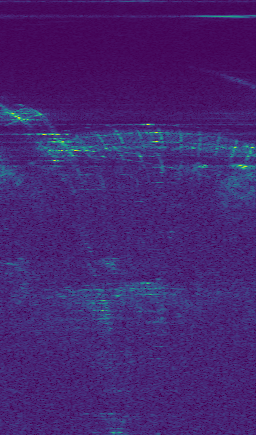
#> input picture Analysis/original.png, 256 x 435 px, found by its file name
$ jupyter execute --allow-errors thresholding.ipynb
#> lines starting #> are read from the running program, lines starting #| are printed output that depends on the picture
[cell 1]
import cv2 as cv
import numpy as np
import matplotlib.pyplot as plt

[cell 2]
ping_img = cv.imread("../original.png", cv.IMREAD_GRAYSCALE)
#> ping_img: shape (435, 256); min 30, max 215, mean 54.6
cfar1d_img = cv.imread("../cfar1d.png", cv.IMREAD_GRAYSCALE)
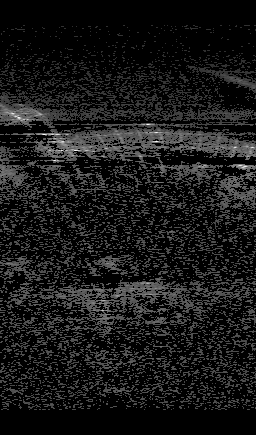
#> input picture Analysis/cfar1d.png, 256 x 435 px, found by its file name
#> cfar1d_img is the input picture: shape (435, 256); min 0, max 255, mean 24.6
cfar2d_img = cv.imread("../cfar2d.png", cv.IMREAD_GRAYSCALE)
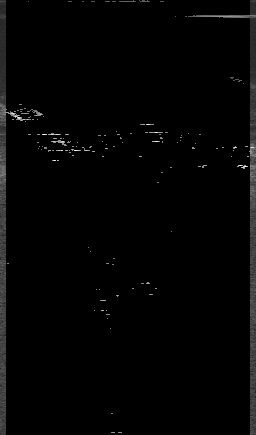
#> input picture Analysis/cfar2d.png, 256 x 435 px, found by its file name
#> cfar2d_img is the input picture: shape (435, 256); min 0, max 255, mean 4

[cell 3]
top, bottom, left, right = 30, 70, 5, 5
trimmed_ping_img = ping_img[top:-bottom, left:-right]
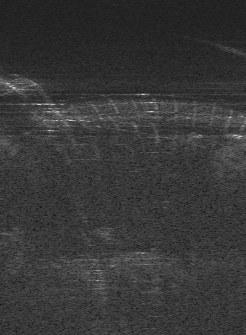
#> trimmed_ping_img: shape (335, 246); min 30, max 215, mean 55.6
trimmed_cfar1d_img = cfar1d_img[top:-bottom, left:-right]
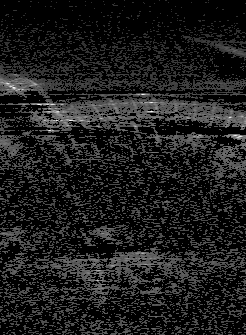
#> trimmed_cfar1d_img: shape (335, 246); min 0, max 255, mean 29
trimmed_cfar2d_img = cfar2d_img[top:-bottom, left:-right]
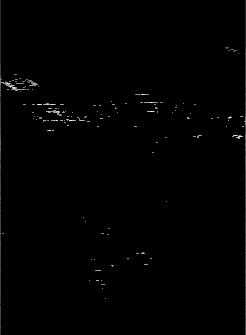
#> trimmed_cfar2d_img: shape (335, 246); min 0, max 255, mean 1.5

# ret, threshold_cfar1d_img = cv.threshold(trimmed_cfar1d_img, 127, 255, cv.THRESH_BINARY)
# ret, threshold_cfar2d_img = cv.threshold(trimmed_cfar2d_img, 127, 255, cv.THRESH_BINARY)


fig, axes = plt.subplots(1,3, figsize = (15,10))
axes[0].set_title("SONAR Ping")
axes[0].imshow(trimmed_ping_img, cmap = "gray")
axes[0].axis('off')
axes[1].set_title("1D CFAR Output")
axes[1].imshow(trimmed_cfar1d_img, cmap = "gray")
axes[1].axis('off')
axes[2].set_title("2D CFAR Output")
axes[2].imshow(trimmed_cfar2d_img, cmap = "gray")
axes[2].axis('off')

fig.savefig("detection_fig.png", bbox_inches="tight")

[cell 4]
ping_img = cv.imread("./cfar_results_figure/original.png", cv.IMREAD_GRAYSCALE)
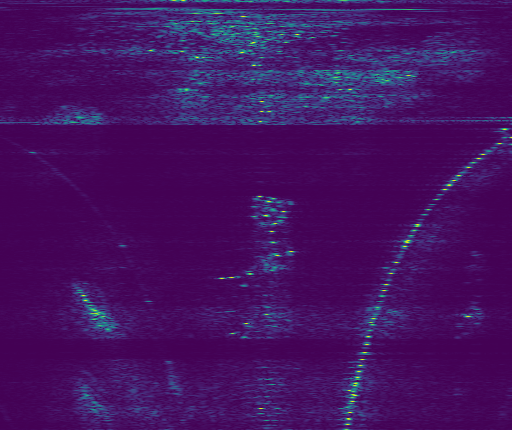
#> input picture Analysis/cfar_results_figure/original.png, 512 x 430 px
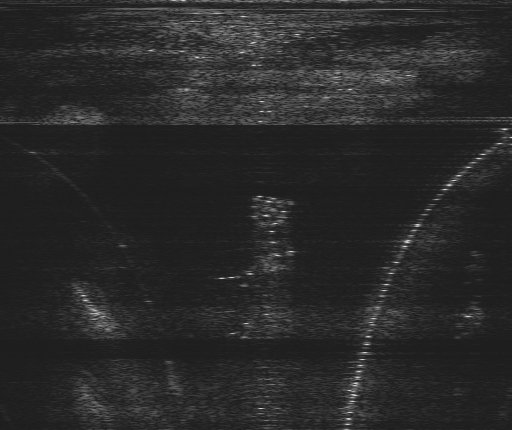
#> ping_img: shape (430, 512); min 30, max 215, mean 41.4
cfar1d_img = cv.imread("./cfar_results_figure/1d_image.png", cv.IMREAD_GRAYSCALE)
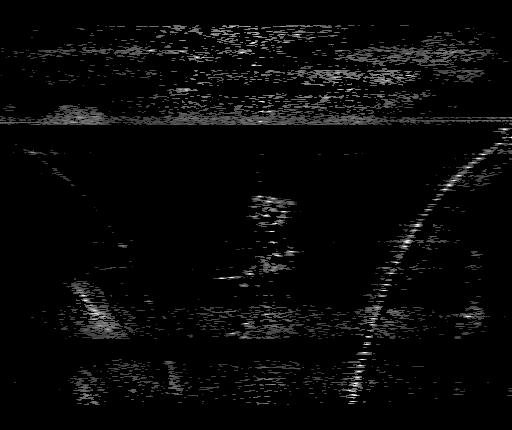
#> input picture Analysis/cfar_results_figure/1d_image.png, 512 x 430 px
#> cfar1d_img is the input picture: shape (430, 512); min 0, max 255, mean 8.4
cfar2d_img = cv.imread("./cfar_results_figure/2d_image.png", cv.IMREAD_GRAYSCALE)
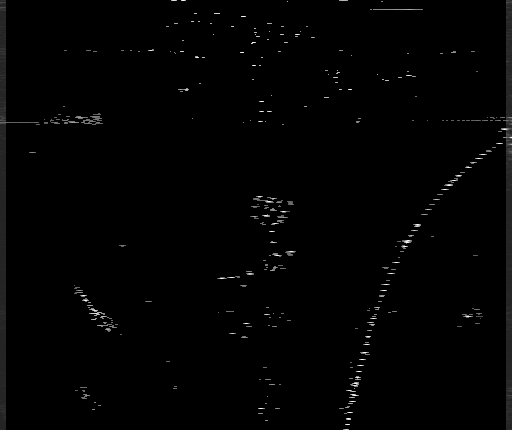
#> input picture Analysis/cfar_results_figure/2d_image.png, 512 x 430 px
#> cfar2d_img is the input picture: shape (430, 512); min 0, max 255, mean 2.3
# ret, threshold_cfar1d_img = cv.threshold(cfar1d_img, 120, 255, cv.THRESH_BINARY)
# ret, threshold_cfar2d_img = cv.threshold(cfar2d_img, 120, 255, cv.THRESH_BINARY)
fig, axes = plt.subplots(1,3, figsize = (15,10))
axes[0].imshow(ping_img, cmap = "gray")
axes[0].axis("off")
axes[0].set_title("SONAR Ping")
axes[1].imshow(cfar1d_img, cmap = "gray")
axes[1].axis("off")
axes[1].set_title("1D CFAR Output")
axes[2].imshow(cfar2d_img, cmap = "gray")
axes[2].axis("off")
axes[2].set_title("2D CFAR Output")

# fig.savefig("parent_child_fig.png", bbox_inches="tight")

[cell 5]
alpha = 0.7
beta = 1 - alpha

ping_img = cv.GaussianBlur(ping_img, (3,3), 0.0)
#> (the rest of this cell did not finish here and is left out)

[cell 6]
image_1d=cv.imread("../1d_image.png",0)
image_2d=cv.imread("../2d_image.png",0)
original=cv.imread("../original.png",0)

#> (a cell that did not finish here is left out)

[cell 8]
red_1d=cv.merge([(trimmed_cfar1d_img),np.zeros_like(trimmed_cfar1d_img),np.zeros_like(trimmed_cfar1d_img)])
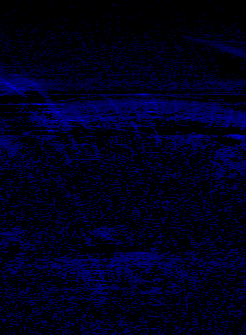
#> red_1d: shape (335, 246, 3); mean of channels 0, 1, 2 29, 0, 0; drawn as B, G, R
plt.imshow(red_1d)

[cell 9]
green_2d=cv.merge([np.zeros_like(trimmed_cfar1d_img),trimmed_cfar2d_img,np.zeros_like(trimmed_cfar1d_img)])
plt.imshow(green_2d)

[cell 10]
weighted=cv.addWeighted(green_2d,1.2,red_1d,0.95,0)
plt.axis("off")
plt.imshow(weighted)

plt.savefig("weighted_output.png", bbox_inches = "tight")
